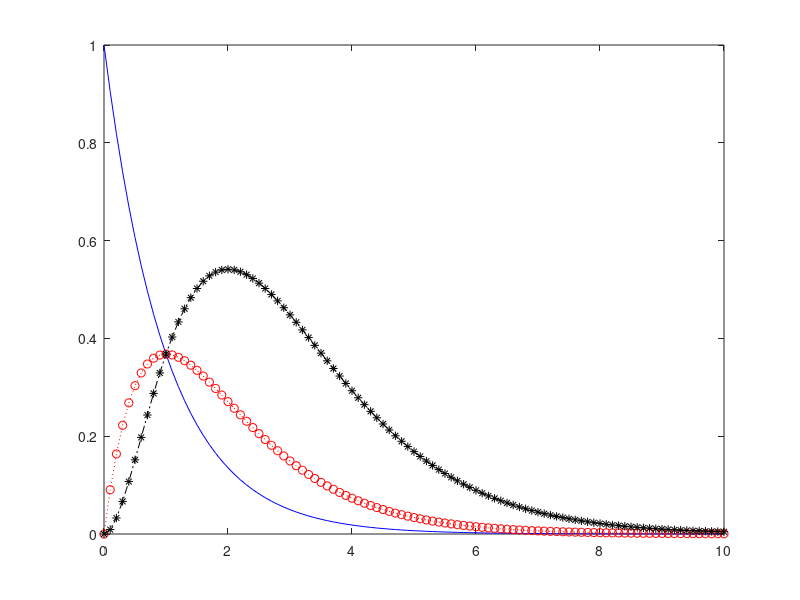
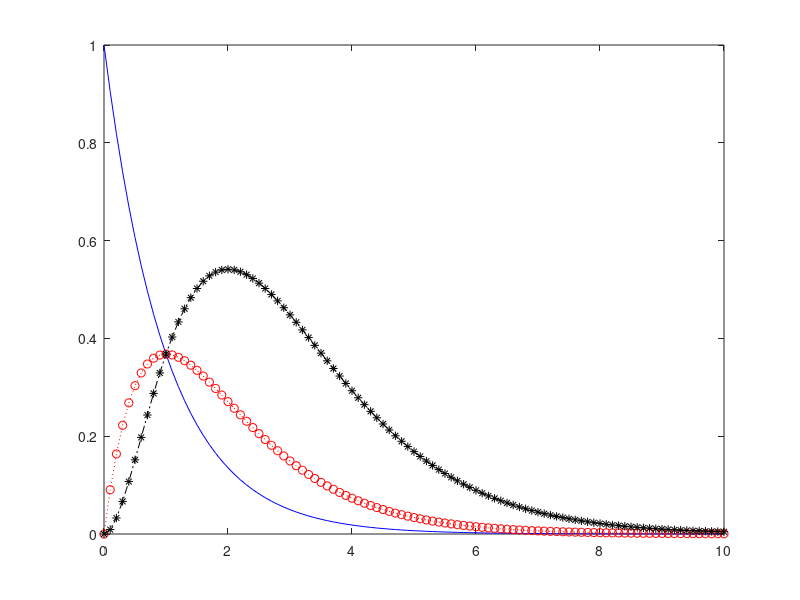
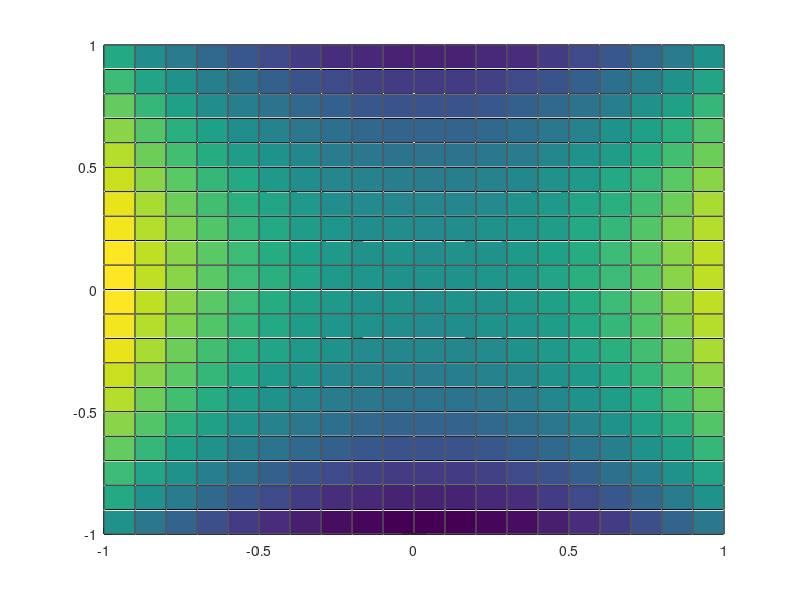

Write the MATLAB code that produced these figures, in order.
% Practice 3 정서진(2024112396)

%1
disp(' ')
name = input('Your Name : ', 's') % 's' : input as string
ID  = input('Student ID : ') 
disp(' ')

Tenpi = 31.415926

%2
disp(' ')
fprintf([' TP1 = %-2.2f\n TP2 = %-7.5f\n TP3 = %+.1f\n TP4 = %.3e\n' ...
    ' TP5 = %.6E\n'],Tenpi, Tenpi, Tenpi, Tenpi, Tenpi)
disp(' ')

%3 - 1
disp(' ')
fprintf(['Spring Constant [N/cm]\nTest carried out on Oct. 26th, 2023 at DGU.\n[ Blank Line ]\n'])

%3 - 2
N5 = [1 2 3 4 5 ];
M5 = [0.5 0.7 1.0 1.2 1.5];
L5 = [12.3 18.9 23.7 32.1 36.3];

%3 - 3
spring_const = L5 ./ M5;

%3 - 4
K5 = [N5' M5' L5' spring_const'];
table = ['    No.', '       Mass(kg)', ' Length(cm)', 'k(N/cm)'];
% with_table = [table; K5]

disp('Spring Constant Test')
disp(' ')
disp(table)
disp(K5)

fprintf('Spring Constant Test\n\n')
fprintf('    No.        Mass(kg)   Length(cm)K(N/cm)\n')
fprintf('%10.4f %10.4f %10.4f %10.4f\n', K5')


%4 - 1
disp(' ')
x = [0:0.1:10]';

%4 - 2
y1 = exp(-x);
y2 = x .* exp(-x);
y3 = x .^2 .* exp(-x);

%4 - 3
plot(x, y1, '-b', x, y2, ':ro', x, y3, '-.k*')

figure(2)
plot(x, y1, '-b')
hold on
plot(x, y2, ':ro')
hold on
plot(x, y3, '-.k*')

%5 - 1
x = [-1:0.1:1];
y = [-1:0.1:1];
[X, Y] = meshgrid(x,y);
Z = X.^2 - Y.^2;
figure(3)

%5 - 2
mesh(X, Y, Z)

%5 - 3
surface(X, Y, Z)